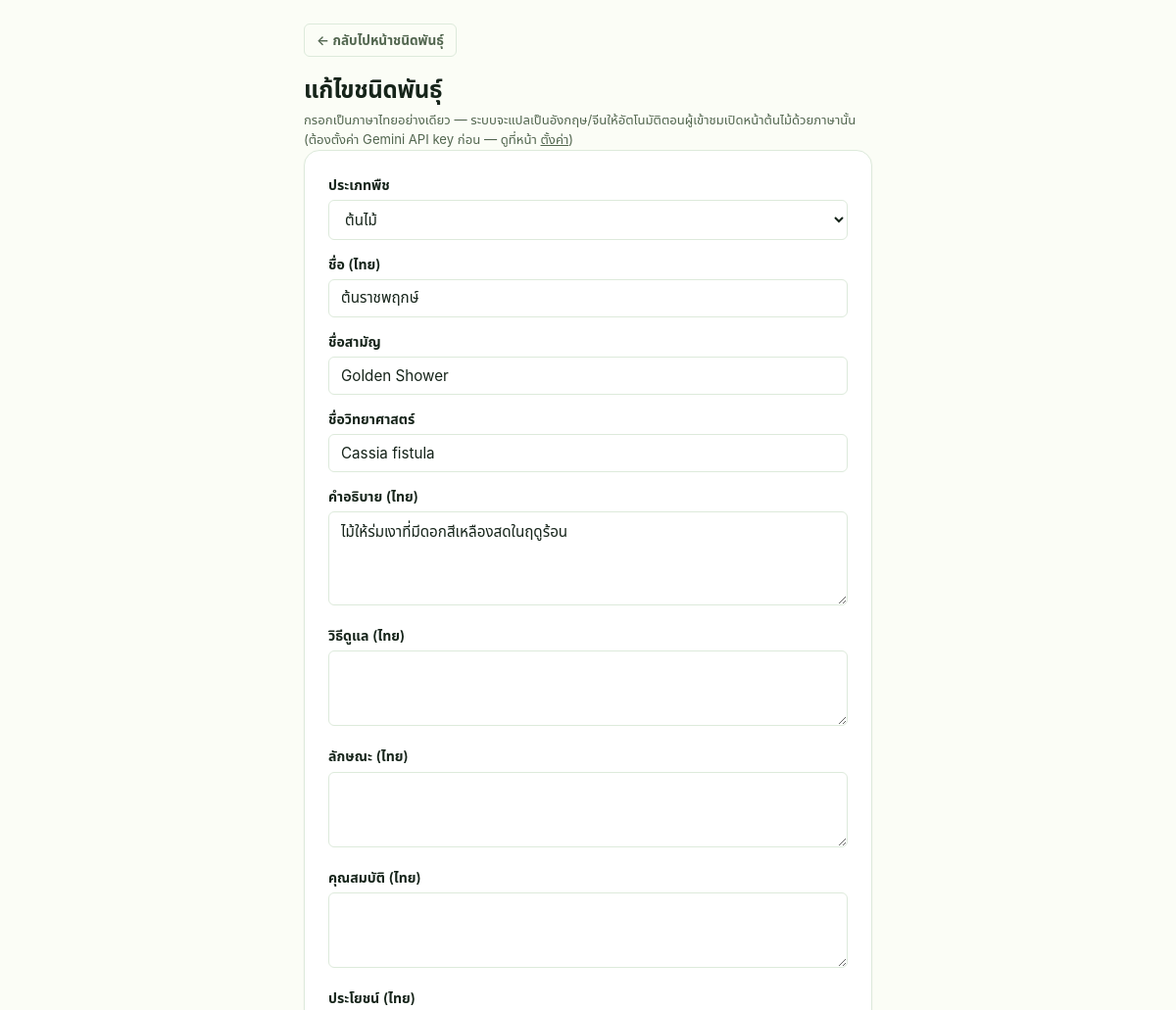
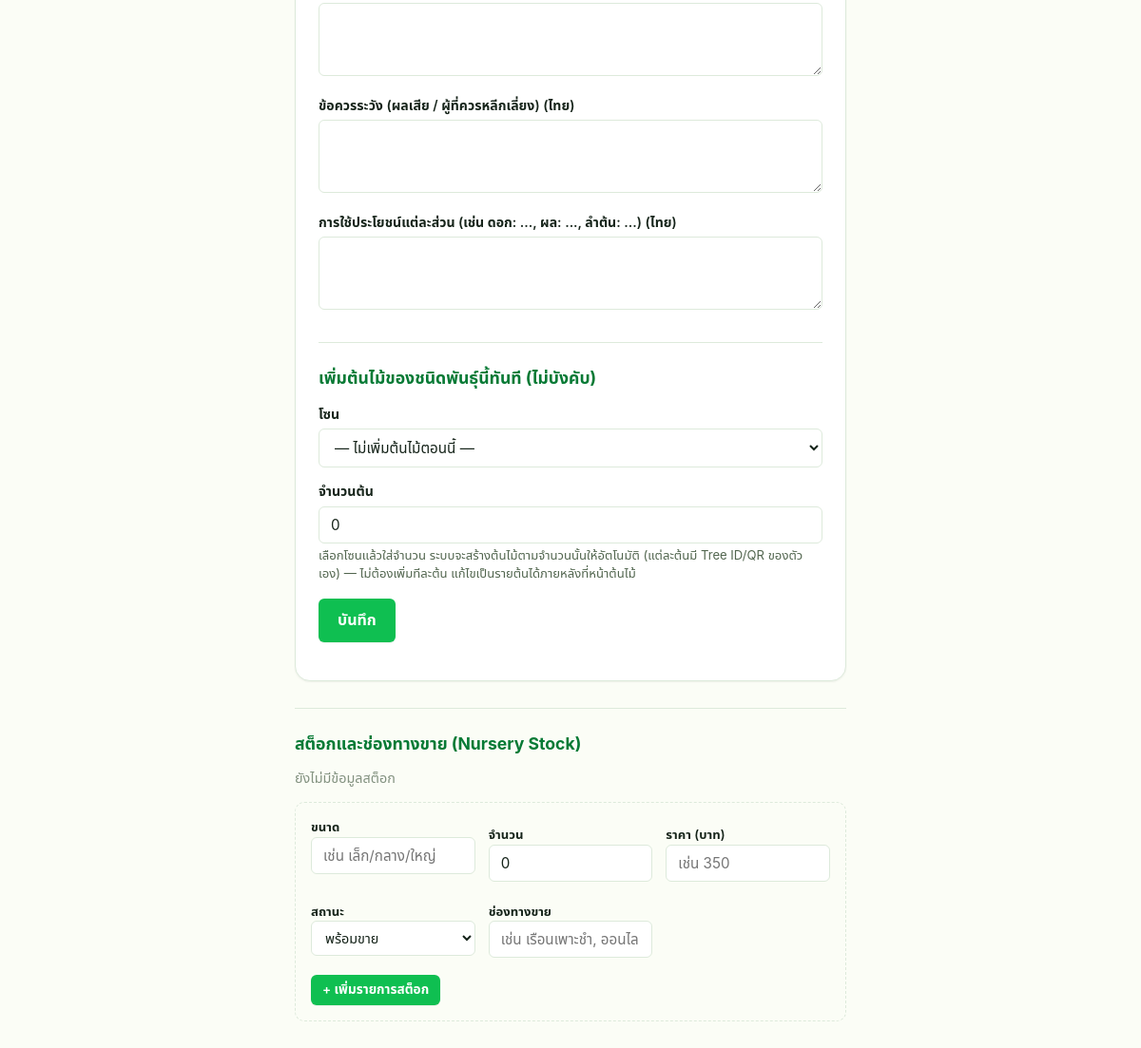
/admin/species_form.php?id=1 (signed in), run on the app's committed database (2 pictures, top to bottom).
### tables this page shows
CREATE TABLE species (
    id                 BIGINT UNSIGNED AUTO_INCREMENT PRIMARY KEY,
    category_code      CHAR(3) NOT NULL,
    species_code       CHAR(3) NOT NULL,
    classification_id  CHAR(10) NULL UNIQUE,
    name               VARCHAR(150) NOT NULL,  
    name_en            VARCHAR(150) NULL,
    name_zh            VARCHAR(150) NULL,
    name_common        VARCHAR(150) NULL,  
    name_scientific    VARCHAR(150) NULL,  
    description        TEXT NULL,
    description_en     TEXT NULL,
    description_zh     TEXT NULL,
    care_instructions    TEXT NULL,  
    care_instructions_en TEXT NULL,
    care_instructions_zh TEXT NULL,
    characteristics     TEXT NULL,
    characteristics_en  TEXT NULL,
    characteristics_zh  TEXT NULL,
    properties          TEXT NULL,
    properties_en       TEXT NULL,
    properties_zh       TEXT NULL,
    benefits            TEXT NULL,
    benefits_en         TEXT NULL,
    benefits_zh         TEXT NULL,
    cautions            TEXT NULL,
    cautions_en         TEXT NULL,
    cautions_zh         TEXT NULL,
    part_uses           TEXT NULL,
    part_uses_en        TEXT NULL,
    part_uses_zh        TEXT NULL,
    created_at         DATETIME NOT NULL DEFAULT CURRENT_TIMESTAMP,
    updated_at         DATETIME NOT NULL DEFAULT CURRENT_TIMESTAMP ON UPDATE CURRENT_TIMESTAMP,
    CONSTRAINT fk_species_category FOREIGN KEY (category_code) REFERENCES categories(code),
    UNIQUE KEY uq_species_category_species (category_code, species_code)
);

CREATE TABLE categories (
    code       CHAR(3) PRIMARY KEY,
    name_th    VARCHAR(100) NOT NULL,
    name_en    VARCHAR(100) NULL,  
    name_zh    VARCHAR(100) NULL,
    created_at DATETIME NOT NULL DEFAULT CURRENT_TIMESTAMP
);

### config/db.php (called while the page is built, shortened)
<?php
function db(): PDO
{
    static $pdo = null;
    if ($pdo === null) {
        $dsn = 'mysql:host=' . DB_HOST . ';dbname=' . DB_NAME . ';charset=' . DB_CHARSET;
        $pdo = new PDO($dsn, DB_USER, DB_PASS, [
            PDO::ATTR_ERRMODE => PDO::ERRMODE_EXCEPTION,
            PDO::ATTR_DEFAULT_FETCH_MODE => PDO::FETCH_ASSOC,
            PDO::ATTR_EMULATE_PREPARES => false,
        ]);
    }
    return $pdo;
}

### includes/auth.php (called while the page is built, shortened)
<?php
require_once __DIR__ . '/functions.php';
function can(string $permissionKey): bool
{
    $stmt = db()->prepare(
        'SELECT 1 FROM role_permissions rp
         JOIN permissions p ON p.id = rp.permission_id
         WHERE rp.role_id = :role_id AND p.permission_key = :key
         LIMIT 1'
    );
    $stmt->execute(['role_id' => $_SESSION['admin_role_id'], 'key' => $permissionKey]);
    return (bool) $stmt->fetchColumn();
}
function requirePermission(string $permissionKey): void
{
    if (!can($permissionKey)) {
        http_response_code(403);
        echo 'Forbidden — your role does not have access to this page.';
        exit;
    }
}

### includes/functions.php (called while the page is built, shortened)
<?php
require_once __DIR__ . '/../config/db.php';
function e(string $value): string
{
    return htmlspecialchars($value, ENT_QUOTES, 'UTF-8');
}
function getStockForSpecies(PDO $pdo, int $speciesId): array
{
    $stmt = $pdo->prepare('SELECT * FROM nursery_stock WHERE species_id = :sid ORDER BY updated_at DESC');
    $stmt->execute(['sid' => $speciesId]);
    return $stmt->fetchAll();
}
function getAllCategories(PDO $pdo): array
{
    return $pdo->query('SELECT * FROM categories ORDER BY code ASC')->fetchAll();
}
function getSpeciesById(PDO $pdo, int $id): ?array
{
    $stmt = $pdo->prepare('SELECT * FROM species WHERE id = :id');
    $stmt->execute(['id' => $id]);
    return $stmt->fetch() ?: null;
}

### admin/species_form.php (the view, shortened to what this page needs)
<?php
require_once __DIR__ . '/../includes/auth.php';
requirePermission('species.manage');
$pdo = db();
$id = isset($_GET['id']) ? (int) $_GET['id'] : 0;
$species = $id ? getSpeciesById($pdo, $id) : null;
$categories = getAllCategories($pdo);
$stockRows = $id ? getStockForSpecies($pdo, $id) : [];
$saleStatusLabels = ['available' => 'พร้อมขาย', 'reserved' => 'จองแล้ว', 'sold_out' => 'ขายหมด', 'not_for_sale' => 'ไม่ขาย'];
$detailSections = [
    'care_instructions' => 'วิธีดูแล',
    'characteristics' => 'ลักษณะ',
    'properties' => 'คุณสมบัติ',
    'benefits' => 'ประโยชน์',
    'cautions' => 'ข้อควรระวัง (ผลเสีย / ผู้ที่ควรหลีกเลี่ยง)',
    'part_uses' => 'การใช้ประโยชน์แต่ละส่วน (เช่น ดอก: ..., ผล: ..., ลำต้น: ...)',
];
$v = fn($key, $default = '') => e((string) ($species[$key] ?? $default));
?>
<!doctype html>
<html lang="th">
<head>
<link rel="stylesheet" href="../public/assets/css/style.css">
</head>
<body>
<div class="admin-wrap admin-wrap-narrow">
  <p><a class="btn-outline btn-sm" href="species.php">&larr; กลับไปหน้าชนิดพันธุ์</a></p>
  <h1><?= $id ? 'แก้ไขชนิดพันธุ์' : 'เพิ่มชนิดพันธุ์' ?></h1>
  <p class="field-hint">กรอกเป็นภาษาไทยอย่างเดียว — ระบบจะแปลเป็นอังกฤษ/จีนให้อัตโนมัติตอนผู้เข้าชมเปิดหน้าต้นไม้ด้วยภาษานั้น<?= AI_ENABLED ? '' : ' (ต้องตั้งค่า Gemini API key ก่อน — ดูที่หน้า <a href="settings.php#ai-translation">ตั้งค่า</a>)' ?></p>
  <form method="post">
    <label for="category_code">ประเภทพืช</label>
    <select id="category_code" name="category_code" required>
      <?php foreach ($categories as $cat): ?>
        <option value="<?= e($cat['code']) ?>" <?= ($species['category_code'] ?? '') === $cat['code'] ? 'selected' : '' ?>>
          <?= e($cat['name_th']) ?>
        </option>
      <?php endforeach; ?>
    </select>
    <label for="name">ชื่อ (ไทย)</label>
    <input type="text" id="name" name="name" value="<?= $v('name') ?>" required>
    <label for="name_common">ชื่อสามัญ</label>
    <input type="text" id="name_common" name="name_common" value="<?= $v('name_common') ?>">
    <label for="name_scientific">ชื่อวิทยาศาสตร์</label>
    <input type="text" id="name_scientific" name="name_scientific" value="<?= $v('name_scientific') ?>" placeholder="เช่น Cassia fistula">
    <label for="description">คำอธิบาย (ไทย)</label>
    <textarea id="description" name="description" rows="4"><?= $v('description') ?></textarea>
    <?php foreach ($detailSections as $field => $label): ?>
    <label for="<?= $field ?>"><?= e($label) ?> (ไทย)</label>
    <textarea id="<?= $field ?>" name="<?= $field ?>" rows="3"><?= $v($field) ?></textarea>
    <?php endforeach; ?>
    <div class="history-section">
      <h2>เพิ่มต้นไม้ของชนิดพันธุ์นี้ทันที (ไม่บังคับ)</h2>
      <label for="plant_zone_id">โซน</label>
      <select id="plant_zone_id" name="plant_zone_id">
        <option value="">— ไม่เพิ่มต้นไม้ตอนนี้ —</option>
      </select>
      <label for="plant_quantity">จำนวนต้น</label>
      <input type="number" id="plant_quantity" name="plant_quantity" min="0" value="<?= $v('plant_quantity', '0') ?>">
      <p class="field-hint">
        เลือกโซนแล้วใส่จำนวน ระบบจะสร้างต้นไม้ตามจำนวนนั้นให้อัตโนมัติ (แต่ละต้นมี Tree ID/QR ของตัวเอง) —
        ไม่ต้องเพิ่มทีละต้น แก้ไขเป็นรายต้นได้ภายหลังที่หน้าต้นไม้
      </p>
    </div>
    <p><button class="btn" type="submit">บันทึก</button></p>
  </form>
  <?php if ($id): ?>
  <section id="stock" class="history-section">
    <h2>สต็อกและช่องทางขาย (Nursery Stock)</h2>
    <?php if ($stockRows): ?>
      <div class="table-scroll">
        <table>
          <thead><tr><th>ขนาด</th><th>จำนวน</th><th>ราคา</th><th>สถานะ</th><th>ช่องทางขาย</th><th></th></tr></thead>
          <tbody>
            <?php foreach ($stockRows as $stock): ?>
            <tr>
              <td><?= e($stock['size_label'] ?? '') ?></td>
              <td><?= (int) $stock['quantity'] ?></td>
              <td><?= $stock['price'] !== null ? number_format((float) $stock['price'], 2) : '—' ?></td>
              <td><?= e($saleStatusLabels[$stock['sale_status']] ?? $stock['sale_status']) ?></td>
              <td><?= e($stock['sales_channel'] ?? '') ?></td>
              <td>
                <form class="inline" method="post" action="stock_delete.php" data-confirm="ลบรายการนี้?">
                  <input type="hidden" name="id" value="<?= (int) $stock['id'] ?>">
                  <input type="hidden" name="species_id" value="<?= (int) $id ?>">
                  <button class="btn btn-sm btn-danger" type="submit">ลบ</button>
                </form>
              </td>
            </tr>
            <?php endforeach; ?>
          </tbody>
        </table>
      </div>
    <?php else: ?>
      <p class="muted-note">ยังไม่มีข้อมูลสต็อก</p>
    <?php endif; ?>
    <form method="post" action="stock_add.php" class="inline-add-form">
      <div class="field-row">
        <label>ขนาด<input type="text" name="size_label" placeholder="เช่น เล็ก/กลาง/ใหญ่"></label>
        <label>จำนวน<input type="number" name="quantity" min="0" value="0" required></label>
        <label>ราคา (บาท)<input type="text" name="price" inputmode="decimal" placeholder="เช่น 350"></label>
        <label>สถานะ
          <select name="sale_status">
            <?php foreach ($saleStatusLabels as $key => $label): ?>
              <option value="<?= e($key) ?>"><?= e($label) ?></option>
            <?php endforeach; ?>
          </select>
        </label>
        <label>ช่องทางขาย<input type="text" name="sales_channel" placeholder="เช่น เรือนเพาะชำ, ออนไลน์"></label>
      </div>
      <button class="btn btn-sm" type="submit">+ เพิ่มรายการสต็อก</button>
    </form>
  </section>
  <?php endif; ?>
</div>
</body>
</html>

### public/assets/css/style.css (style rules this page uses)
:root { --green-50: #e6fbea; --green-100: #c3f5cd; --green-400: #2fe273; --green-500: #0fbf51; --green-600: #0a9c43; --green-700: #077a35; --amber-100: #fff2cf; --amber-600: #a66a00; --red-100: #ffe3e6; --red-600: #e01e42; --red-700: #c11536; --blue-100: #dcf0ff; --blue-600: #0d84e8; --gray-100: #f0f5f0; --bg: #fbfdf6; --card: #ffffff; --text: #16241a; --muted: #52664f; --faint: #839280; --border: #ddeadb; --radius-sm: 6px; --radius-md: 10px; --radius-lg: 16px; --shadow-sm: 0 1px 2px rgba(20, 30, 20, 0.06); --shadow-md: 0 4px 16px rgba(20, 30, 20, 0.08); --shadow-lg: 0 12px 32px rgba(20, 30, 20, 0.12); --font: -apple-system, BlinkMacSystemFont, "Segoe UI", Roboto, "Noto Sans Thai", Arial, sans-serif; --ease: cubic-bezier(0.4, 0, 0.2, 1); }
* { box-sizing: border-box; }
html { -webkit-text-size-adjust: 100%; }
body { margin: 0; font-family: var(--font); background: var(--bg); color: var(--text); line-height: 1.5; -webkit-font-smoothing: antialiased; }
a { color: inherit; }
.btn { display: inline-flex; align-items: center; justify-content: center; gap: 6px; padding: 11px 20px; border-radius: var(--radius-sm); border: none; background: var(--green-500); color: #fff; font-family: inherit; font-size: 1rem; font-weight: 600; cursor: pointer; text-decoration: none; transition: background 0.15s var(--ease), transform 0.08s var(--ease), box-shadow 0.15s var(--ease); box-shadow: var(--shadow-sm); }
.btn-outline { display: inline-flex; align-items: center; justify-content: center; gap: 6px; padding: 11px 20px; border-radius: var(--radius-sm); border: 1.5px solid var(--border); background: transparent; color: var(--muted); font-family: inherit; font-size: 1rem; font-weight: 600; cursor: pointer; text-decoration: none; transition: background 0.15s var(--ease), color 0.15s var(--ease), border-color 0.15s var(--ease); }
.btn-sm { padding: 6px 12px; font-size: 0.85rem; border-radius: var(--radius-sm); }
.admin-wrap { max-width: 1000px; margin: 24px auto 60px; padding: 0 20px; font-family: var(--font); }
.admin-wrap h1 { font-size: 1.5rem; font-weight: 800; letter-spacing: -0.01em; margin: 0; }
.admin-wrap h2 { font-size: 1.1rem; font-weight: 700; margin: 0 0 12px; color: var(--green-700); }
.admin-wrap form:not(.inline):not(.inline-add-form):not(.inline-lead-form) { background: var(--card); border: 1px solid var(--border); border-radius: var(--radius-lg); padding: 24px; box-shadow: var(--shadow-sm); }
.admin-wrap label { display: block; margin: 14px 0 5px; font-weight: 600; font-size: 0.88rem; color: var(--text); }
.admin-wrap label:first-child { margin-top: 0; }
.admin-wrap input[type=text], .admin-wrap input[type=number], .admin-wrap input[type=password], .admin-wrap input[type=email], .admin-wrap input[type=url], .admin-wrap input[type=date], .admin-wrap textarea, .admin-wrap select, .admin-wrap input[type=file] { width: 100%; padding: 9px 12px; border: 1.5px solid var(--border); border-radius: var(--radius-sm); font-size: 0.95rem; font-family: inherit; background: var(--card); color: var(--text); transition: border-color 0.15s var(--ease), box-shadow 0.15s var(--ease); }
.admin-wrap select { cursor: pointer; }
.history-section { margin-top: 28px; padding-top: 24px; border-top: 1px solid var(--border); }
.muted-note { color: var(--faint); font-size: 0.9rem; margin: 8px 0; }
.inline-add-form { margin-top: 14px; padding: 16px; background: var(--bg); border: 1px dashed var(--border); border-radius: var(--radius-md); }
.inline-add-form .field-row { display: grid; grid-template-columns: repeat(auto-fit, minmax(140px, 1fr)); gap: 10px 14px; margin-bottom: 4px; }
.inline-add-form label { font-size: 0.82rem; margin: 8px 0 4px; }
.inline-add-form input, .inline-add-form select { width: 100%; padding: 8px 10px; border: 1.5px solid var(--border); border-radius: var(--radius-sm); font-size: 0.9rem; font-family: inherit; }
.inline-add-form .btn-sm { margin-top: 10px; }
.admin-wrap-narrow { max-width: 620px; }
.field-hint { margin: 3px 0 0; font-size: 0.82rem; color: var(--muted); }

### data on the page
species: category_code "ต้นไม้", name "ต้นราชพฤกษ์", name_common "Golden Shower", name_scientific "Cassia fistula", description "ไม้ให้ร่มเงาที่มีดอกสีเหลืองสดในฤดูร้อน"

### other printed values
$label "วิธีดูแล"
$label "ลักษณะ"
$label "คุณสมบัติ"
$label "ประโยชน์"
$label "ข้อควรระวัง (ผลเสีย / ผู้ที่ควรหลีกเลี่ยง)"
$label "การใช้ประโยชน์แต่ละส่วน (เช่น ดอก: ..., ผล: ..., ลำต้น: ...)"
form field sale_status "พร้อมขาย"
